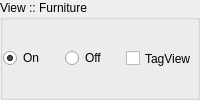
          <widget class="QGroupBox" name="gbFurnitureOption">
           <property name="title">
            <string>View :: Furniture</string>
           </property>
           <layout class="QHBoxLayout" name="horizontalLayout_7">
            <property name="spacing">
             <number>0</number>
            </property>
            <property name="sizeConstraint">
             <enum>QLayout::SetMinimumSize</enum>
            </property>
            <property name="margin">
             <number>0</number>
            </property>
            <item>
             <widget class="QRadioButton" name="radioFurnitureViewOn">
              <property name="text">
               <string>On</string>
              </property>
              <property name="checked">
               <bool>true</bool>
              </property>
             </widget>
            </item>
            <item>
             <widget class="QRadioButton" name="radioFurnitureViewOff">
              <property name="text">
               <string>Off</string>
              </property>
              <property name="checked">
               <bool>false</bool>
              </property>
             </widget>
            </item>
            <item>
             <widget class="QCheckBox" name="ckbFurnitureTagView">
              <property name="sizePolicy">
               <sizepolicy hsizetype="Minimum" vsizetype="Minimum">
                <horstretch>0</horstretch>
                <verstretch>0</verstretch>
               </sizepolicy>
              </property>
              <property name="locale">
               <locale language="English" country="UnitedStates"/>
              </property>
              <property name="text">
               <string>TagView</string>
              </property>
             </widget>
            </item>
           </layout>
          </widget>
